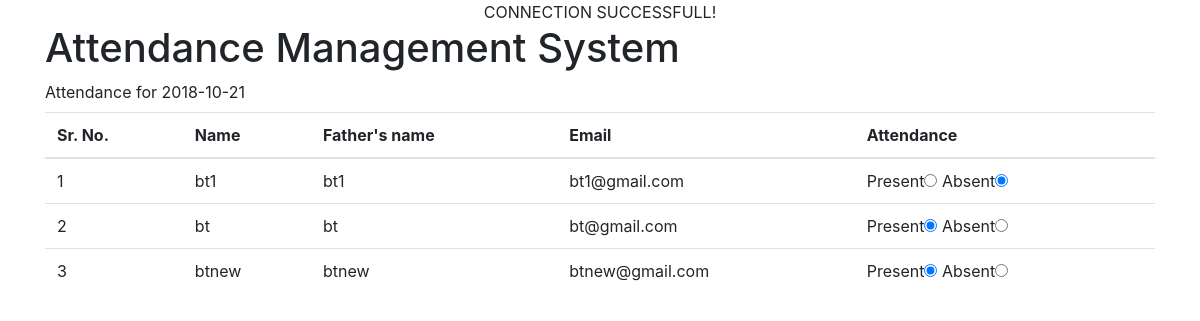
The page /viewp_is.php?date=2018-10-21 on the database its author committed.
### tables this page shows
CREATE TABLE IF NOT EXISTS `iis` (
  `att_id` int(11) NOT NULL AUTO_INCREMENT,
  `value` varchar(250) DEFAULT NULL,
  `emp_id` varchar(250) DEFAULT NULL,
  `date` date DEFAULT NULL,
  PRIMARY KEY (`att_id`)
);

CREATE TABLE IF NOT EXISTS `std_is` (
  `emp_id` int(5) NOT NULL AUTO_INCREMENT,
  `name` varchar(250) NOT NULL,
  `fname` varchar(250) NOT NULL,
  `email` varchar(100) NOT NULL,
  PRIMARY KEY (`emp_id`)
);

### viewp_is.php (the view, shortened to what this page needs)
<?php include_once("connection.php"); ?>
<!DOCTYPE html>
<html>
<head>
<link rel="stylesheet" href="https://maxcdn.bootstrapcdn.com/bootstrap/4.1.3/css/bootstrap.min.css">
</head>
<body>
<div class="panel panel-default container">
<div class="panel-heading">
    <h1 style="text-align: canter;">Attendance Management System</h1>
</div>
<div class="panel-body">
<form method="post">
<table class="table">
	<thead>
	<tr>
	<th>Sr. No.</th>
	<th>Name</th>
	<th>Father's name</th>
	<th>Email</th>
	<th>Attendance</th>
	</tr>
	</thead>
	<?php
	if($_GET['date']){
		$date=$_GET['date'];
	$query="select std_is.*,iis.* from iis
	inner join std_is on iis.emp_id=std_is.emp_id and
	iis.date='$date'";
	$result=$link->query($query);
	if($result->num_rows>0){
		$i=0;
	while($val=$result->fetch_assoc()){
		$i++;
	?>
	<tr>
	<td><?php echo $i; ?></td>
	<td><?php echo $val['name']; ?></td>
	<td><?php echo $val['fname']; ?></td>
	<td><?php echo $val['email']; ?></td>
	<td>
	Present<input type="radio" value="Present" <?php
	if($val['value']=='Present')
		echo "checked";
	?>
	>
	Absent<input type="radio" value="Absent" <?php
	if($val['value']=='Absent')
		echo "checked";
	?>
	>
	</td>
	</tr>
	<?php }} } ?>
	</div>

### rows shown on the page
iis: std_is.name "bt1", std_is.fname "bt1", std_is.email "bt1@gmail.com", value "☑"
iis: std_is.name "bt", std_is.fname "bt", std_is.email "bt@gmail.com", value "☑"
iis: std_is.name "btnew", std_is.fname "btnew", std_is.email "btnew@gmail.com", value "☑"
